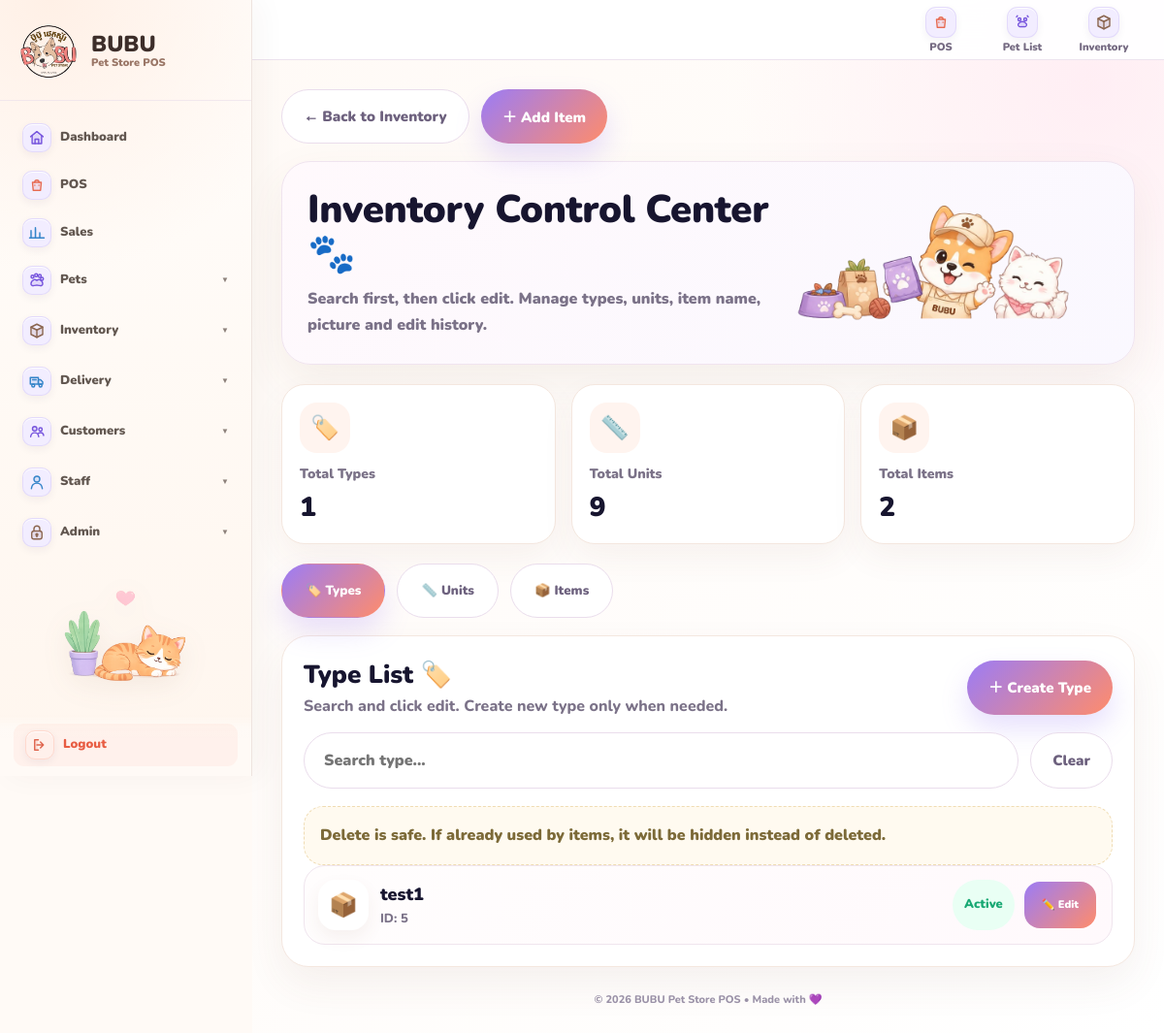
The app's page /inventory/control-center/ (signed in) with its own data.
### inventory/models.py (models this page shows, shortened)
class ItemType(models.Model):
    name = models.CharField(max_length=100, unique=True)
    emoji = models.CharField(max_length=10, blank=True, default="📦")
    is_active = models.BooleanField(default=True)

### inventory/views.py (the view, shortened to what this page needs)
@login_required
def inventory_control_center(request):
    if not can_manage_inventory_settings(request.user):
        messages.error(request, "Only Owner/Admin can open inventory settings.")
        return redirect("item_list")
    seed_default_units()
    type_form = ItemTypeForm(prefix="type")
    unit_form = UnitOptionForm(prefix="unit")
    item_types = ItemType.objects.all().order_by("name")
    units = UnitOption.objects.all().order_by("name")
    items = (
        Item.objects
        .select_related("item_type")
        .prefetch_related("edit_histories__edited_by")
        .order_by("name")
    )
    active_item_types = ItemType.objects.filter(is_active=True).order_by("name")
    active_units = UnitOption.objects.filter(is_active=True).order_by("name")
    return render(request, "inventory/inventory_control_center.html", {
        "type_form": type_form,
        "unit_form": unit_form,
        "item_types": item_types,
        "units": units,
        "items": items,
        "active_item_types": active_item_types,
        "active_units": active_units,
    })

### inventory/forms.py
class ItemTypeForm(forms.ModelForm):
    class Meta:
        model = ItemType
        fields = ["name", "emoji", "is_active"]

class UnitOptionForm(forms.ModelForm):
    class Meta:
        model = UnitOption
        fields = ["code", "name", "emoji", "is_active"]
        widgets = {
            "code": forms.TextInput(attrs={"class": "form-control", "placeholder": "Example: service"}),
            "name": forms.TextInput(attrs={"class": "form-control", "placeholder": "Example: Service"}),
            "emoji": forms.TextInput(attrs={"class": "form-control", "placeholder": "📏"}),
            "is_active": forms.CheckboxInput(attrs={"class": "form-check-input"}),
        }

### core/cost_access.py (called while the page is built)
def is_owner(user):
    if not user or not getattr(user, "is_authenticated", False):
        return False
    return bool(user.is_superuser or _has_group(user, OWNER_ROLE_NAMES))

### inventory/views.py (called while the page is built, shortened)
def can_manage_inventory_settings(user):
    return is_owner(user)

def seed_default_units():
    if UnitOption.objects.exists():
        return

### templates/inventory/inventory_control_center.html (shortened to what this page needs)
{% extends "base.html" %}
{% load static %}
{% block content %}
<div class="control-page">
    <div class="top-bar">
        <a href="{% url 'item_list' %}" class="touch-btn-soft">← Back to Inventory</a>
        <a href="{% url 'item_create' %}" class="touch-btn">＋ Add Item</a>
    </div>
    <div class="hero-card">
        <div>
            <h1 class="hero-title">Inventory Control<span class="control-center-word"> Center</span> 🐾</h1>
            <p class="hero-sub">
                Search first, then click edit. Manage types, units, item name, picture and edit history.
            </p>
        </div>
        <img src="{% static 'img/inventory-hero.png' %}" class="hero-img" alt="Inventory Control">
    </div>
    <div class="summary-grid">
        <div class="summary-card">
            <div class="summary-icon">🏷️</div>
            <div class="summary-label">Total Types</div>
            <div class="summary-value">{{ item_types|length }}</div>
        </div>
        <div class="summary-card">
            <div class="summary-icon">📏</div>
            <div class="summary-label">Total Units</div>
            <div class="summary-value">{{ units|length }}</div>
        </div>
        <div class="summary-card">
            <div class="summary-icon">📦</div>
            <div class="summary-label">Total Items</div>
            <div class="summary-value">{{ items|length }}</div>
        </div>
    </div>
    <div class="tab-row">
        <button type="button" class="tab-btn active" id="typeTabBtn" onclick="showPanel('types')">🏷️ Types</button>
        <button type="button" class="tab-btn" id="unitTabBtn" onclick="showPanel('units')">📏 Units</button>
        <button type="button" class="tab-btn" id="itemTabBtn" onclick="showPanel('items')">📦 Items</button>
    </div>
    <div class="panel" id="typesPanel">
        <div class="section-head">
            <div>
                <h2 class="section-title">Type List 🏷️</h2>
                <p class="section-sub">Search and click edit. Create new type only when needed.</p>
            </div>
            <button type="button" class="touch-btn" onclick="toggleCreateBox('createTypeBox')">＋ Create Type</button>
        </div>
        <div class="search-row">
            <input type="text" class="search-input" id="typeSearch" placeholder="Search type..." oninput="filterList('type')">
            <button type="button" class="touch-btn-soft" onclick="clearSearch('type')">Clear</button>
        </div>
        <div class="helper-box">
            Delete is safe. If already used by items, it will be hidden instead of deleted.
        </div>
        <div class="list-wrap">
            {% for item_type in item_types %}
            <div class="list-item type-row" data-search="{{ item_type.name|lower }} {{ item_type.emoji|default:''|lower }}">
                <div class="item-main">
                    <div class="item-icon">{{ item_type.emoji|default:"📦" }}</div>
                    <div>
                        <div class="item-name">{{ item_type.name }}</div>
                        <div class="item-meta">ID: {{ item_type.id }}</div>
                    </div>
                </div>
                <div class="item-actions">
                    {% if item_type.is_active %}
                        <span class="badge badge-green">Active</span>
                    {% else %}
                        <span class="badge badge-red">Hidden</span>
                    {% endif %}
                    <button type="button" class="mini-btn" onclick="openTypePopup('{{ item_type.id }}')">✏️ Edit</button>
                </div>
            </div>
            {% empty %}
            <div class="empty-box">No item types yet.</div>
            {% endfor %}
        </div>
    </div>
</div>
{% endblock %}

### templates/base.html (style rules this page uses)
:root { --ink:#17152f; --muted:#7b7288; --purple:#8e63ff; --purple-dark:#7047db; --purple-soft:#f3edff; --orange:#ff8464; --green:#25b982; --cream:#fffaf6; --surface:#ffffff; --line:#eadfec; --warm-line:#f2ded1; --sidebar-width:260px; }
* { box-sizing:border-box }
html { width:100%; min-height:100%; scroll-behavior:smooth; -webkit-text-size-adjust:100%; }
body { width:100%; min-height:100%; margin:0; overflow-x:hidden; color:var(--ink); background:var(--cream); font-family:'Nunito',sans-serif; }
a { color:inherit; text-decoration:none; }
button, input, select, textarea { font-family:'Nunito',sans-serif; }
button { touch-action:manipulation }
h1 { margin:0 0 6px; color:var(--ink); font-size:32px; line-height:1.15; letter-spacing:-.35px; font-weight:1000; }
.search-input, input, select, textarea { max-width:100%; border:1.5px solid var(--line); border-radius:13px; padding:10px 12px; color:var(--ink); background:white; font-size:15px; line-height:1.25; font-weight:800; outline:none; }
input, select { min-height:42px; }
.search-input { width:230px; min-height:42px; }
.btn, button { min-height:42px; padding:0 16px; border:0; border-radius:13px; display:inline-flex; align-items:center; justify-content:center; gap:6px; font-weight:1000; text-align:center; cursor:pointer; transition:.16s ease; }
.mini-btn { min-height:32px; margin:2px; padding:0 10px; border-radius:9px; display:inline-flex; align-items:center; justify-content:center; gap:4px; font-size:11px; font-weight:1000; text-align:center; }
.badge { min-height:29px; padding:0 9px; border-radius:999px; display:inline-flex; align-items:center; justify-content:center; font-size:10px; font-weight:1000; text-align:center; }
.badge-green { color:#28c76f;background:#e5faee }

### records on screen
ItemType: emoji "📦", name "test1", id "5", is_active "Active"

### other values on screen
{{ item_types|length }} "1"
{{ units|length }} "9"
{{ items|length }} "2"
